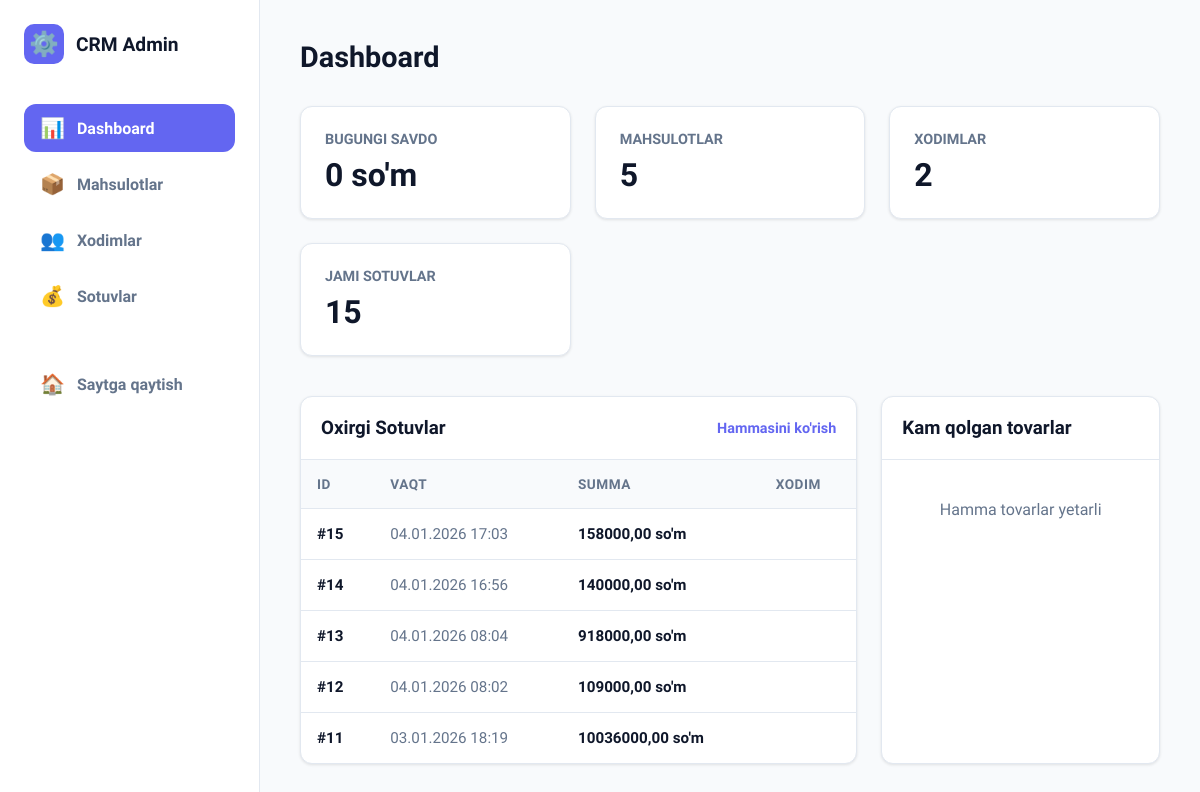
Before: /admin-panel/ (signed in) with the older database file.
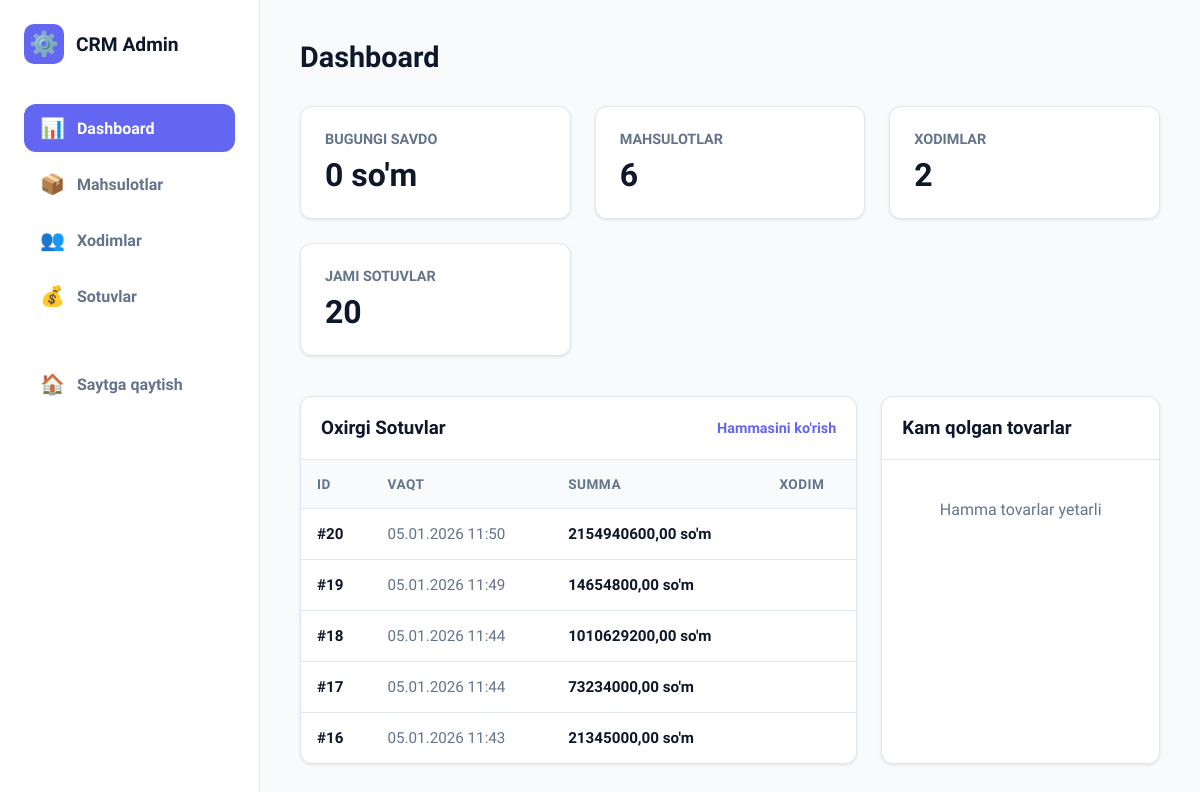
After: the same page with the newer database file.
### sotuv/models.py (models this page shows, shortened)
class Sotuv(models.Model):
    sotuvchi = models.ForeignKey(
        Hodim,
        on_delete=models.CASCADE,
        verbose_name='Sotuvchi',
        related_name='sotuvlar'
    )
    jami_summa = models.DecimalField(max_digits=12, decimal_places=2, verbose_name='Jami summa', default=0)
    izoh = models.TextField(verbose_name='Izoh', blank=True)
    yaratilgan_vaqt = models.DateTimeField(auto_now_add=True, verbose_name='Yaratilgan vaqt')
    yangilangan_vaqt = models.DateTimeField(auto_now=True, verbose_name='Yangilangan vaqt')
    class Meta:
        verbose_name = "Sotuv"
        verbose_name_plural = "Sotuvlar"
        ordering = ['-yaratilgan_vaqt']

### admin_panel/views.py (the view)
# urls.py: path('', views.admin_dashboard, name='admin_dashboard'),
@login_required
@user_passes_test(is_admin)
def admin_dashboard(request):
    today = timezone.now().date()
    bugungi_savdo = Sotuv.objects.filter(yaratilgan_vaqt__date=today).aggregate(total=Sum('jami_summa'))['total'] or 0
    jami_mahsulotlar = Mahsulot.objects.count()
    jami_hodimlar = Hodim.objects.count()
    jami_sotuvlar = Sotuv.objects.count()
    recent_sales = Sotuv.objects.all().order_by('-yaratilgan_vaqt')[:5]
    low_stock_products = Mahsulot.objects.filter(miqdor__lt=10).order_by('miqdor')[:5]
    context = {
        'bugungi_savdo': bugungi_savdo,
        'jami_mahsulotlar': jami_mahsulotlar,
        'jami_hodimlar': jami_hodimlar,
        'jami_sotuvlar': jami_sotuvlar,
        'recent_sales': recent_sales,
        'low_stock_products': low_stock_products,
        'active_tab': 'dashboard'
    }
    return render(request, 'admin_panel/dashboard.html', context)

### admin_panel/views.py (called while the page is built)
def is_admin(user):
    return user.is_staff or user.is_superuser

### templates/admin_panel/dashboard.html (shortened to what this page needs)
{% extends "admin_panel/admin_base.html" %}
{% block page_title %}Dashboard{% endblock %}
{% block content %}
<div class="stats-grid"
    style="display: grid; grid-template-columns: repeat(auto-fit, minmax(240px, 1fr)); gap: 24px; margin-bottom: 40px;">
    <div class="card" style="padding: 24px;">
        <div
            style="color: var(--text-muted); font-size: 0.9rem; font-weight: 700; text-transform: uppercase; margin-bottom: 8px;">
            Bugungi Savdo</div>
        <div style="font-size: 2rem; font-weight: 800;">{{ bugungi_savdo|default:"0" }} so'm</div>
    </div>
    <div class="card" style="padding: 24px;">
        <div
            style="color: var(--text-muted); font-size: 0.9rem; font-weight: 700; text-transform: uppercase; margin-bottom: 8px;">
            Mahsulotlar</div>
        <div style="font-size: 2rem; font-weight: 800;">{{ jami_mahsulotlar }}</div>
    </div>
    <div class="card" style="padding: 24px;">
        <div
            style="color: var(--text-muted); font-size: 0.9rem; font-weight: 700; text-transform: uppercase; margin-bottom: 8px;">
            Xodimlar</div>
        <div style="font-size: 2rem; font-weight: 800;">{{ jami_hodimlar }}</div>
    </div>
    <div class="card" style="padding: 24px;">
        <div
            style="color: var(--text-muted); font-size: 0.9rem; font-weight: 700; text-transform: uppercase; margin-bottom: 8px;">
            Jami Sotuvlar</div>
        <div style="font-size: 2rem; font-weight: 800;">{{ jami_sotuvlar }}</div>
    </div>
</div>
<div style="display: grid; grid-template-columns: 2fr 1fr; gap: 24px;">
    <div class="card">
        <div
            style="padding: 20px; border-bottom: 1px solid var(--border); display: flex; justify-content: space-between; align-items: center;">
            <h3 style="font-weight: 700;">Oxirgi Sotuvlar</h3>
            <a href="{% url 'admin_sales_list' %}"
                style="color: var(--primary); text-decoration: none; font-size: 0.9rem; font-weight: 600;">Hammasini
                ko'rish</a>
        </div>
        <div class="table-container">
            <table>
                <thead>
                    <tr>
                        <th>ID</th>
                        <th>Vaqt</th>
                        <th>Summa</th>
                        <th>Xodim</th>
                    </tr>
                </thead>
                <tbody>
                    {% for sale in recent_sales %}
                    <tr>
                        <td style="font-weight: 600;">#{{ sale.id }}</td>
                        <td style="color: var(--text-muted);">{{ sale.yaratilgan_vaqt|date:"d.m.Y H:i" }}</td>
                        <td style="font-weight: 700;">{{ sale.jami_summa }} so'm</td>
                        <td>{{ sale.sotuvchi.username }}</td>
                    </tr>
                    {% empty %}
                    <tr>
                        <td colspan="4" style="text-align: center; padding: 40px; color: var(--text-muted);">Sotuvlar
                            mavjud emas</td>
                    </tr>
                    {% endfor %}
                </tbody>
            </table>
        </div>
    </div>
    <div class="card">
        <div style="padding: 20px; border-bottom: 1px solid var(--border);">
            <h3 style="font-weight: 700;">Kam qolgan tovarlar</h3>
        </div>
        <div style="padding: 20px;">
            {% for product in low_stock_products %}
            <div style="display: flex; justify-content: space-between; align-items: center; margin-bottom: 16px;">
                <div>
                    <div style="font-weight: 600;">{{ product.nomi }}</div>
                    <div style="font-size: 0.85rem; color: var(--text-muted);">Narxi: {{ product.narx }} so'm</div>
                </div>
                <div class="badge badge-danger">{{ product.miqdor }} dona</div>
            </div>
            {% empty %}
            <div style="text-align: center; padding: 20px; color: var(--text-muted);">Hamma tovarlar yetarli</div>
            {% endfor %}
        </div>
    </div>
</div>
{% endblock %}

Changed rows visible on the page:
no longer on this page (row unchanged): Sotuv: id "15", yaratilgan_vaqt "04.01.2026 17:03", jami_summa "158000,00"
no longer on this page (row unchanged): Sotuv: id "14", yaratilgan_vaqt "04.01.2026 16:56", jami_summa "140000,00"
no longer on this page (row unchanged): Sotuv: id "13", yaratilgan_vaqt "04.01.2026 08:04", jami_summa "918000,00"
no longer on this page (row unchanged): Sotuv: id "12", yaratilgan_vaqt "04.01.2026 08:02", jami_summa "109000,00"
no longer on this page (row unchanged): Sotuv: id "11", yaratilgan_vaqt "03.01.2026 18:19", jami_summa "10036000,00"
added Sotuv: id "20", yaratilgan_vaqt "05.01.2026 11:50", jami_summa "2154940600,00"
added Sotuv: id "19", yaratilgan_vaqt "05.01.2026 11:49", jami_summa "14654800,00"
added Sotuv: id "18", yaratilgan_vaqt "05.01.2026 11:44", jami_summa "1010629200,00"
added Sotuv: id "17", yaratilgan_vaqt "05.01.2026 11:44", jami_summa "73234000,00"
added Sotuv: id "16", yaratilgan_vaqt "05.01.2026 11:43", jami_summa "21345000,00"
Other visible differences:
{{ jami_mahsulotlar }}: "5" → "6"
{{ jami_sotuvlar }}: "15" → "20"
